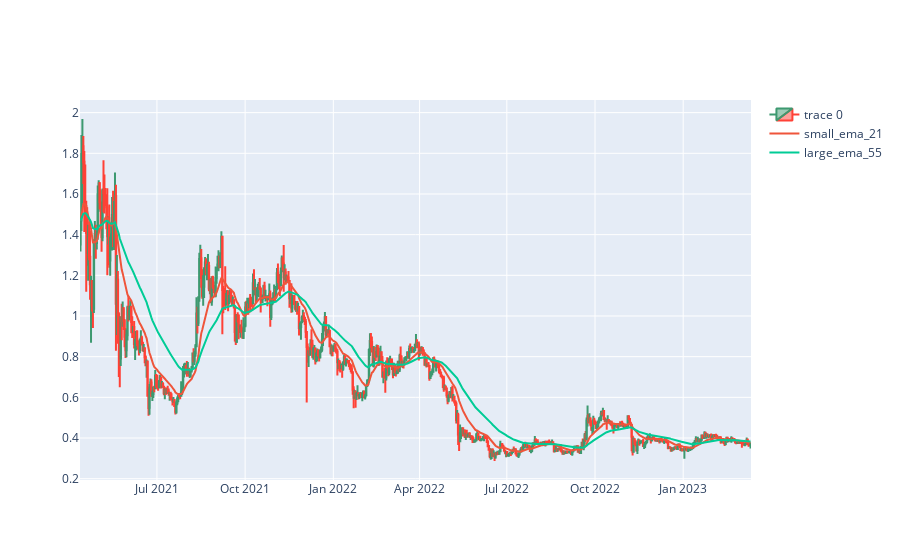

Notebook cell for this chart:
### Code cell
small_ema = 21
large_ema = 55

# balance, stoploss, reward_ratio
ttr = Tester(4000, 0.001, 10)
# ticker_data, ticker_size,  ticket_size, small_ema, large_ema
ttr.init(ticker_data, 2000, small_ema, large_ema)
# small_ema, large_ema
ttr.chart(small_ema, large_ema)
# run backtesting
ttr.run()
ttr.stats()

t_book2 = ttr.trade_book
profitables = ttr.profitable_trades
losers = ttr.losing_trades

### Figure 1 — Plotly figure (JSON) as saved in the notebook; plotly's stock layout.template omitted (floating-point values rounded to 4 significant figures; data arrays with more than 128 entries replaced by an {"elided": "..."} marker saying what was removed)
{"data": [{"close": {"elided": "700 float values"}, "high": {"elided": "700 float values"}, "low": {"elided": "700 float values"}, "open": {"elided": "700 float values"}, "type": "candlestick", "x": {"elided": "700 str values"}}, {"name": "small_ema_21", "type": "scatter", "x": {"elided": "700 str values"}, "y": {"elided": "700 float values"}}, {"name": "large_ema_55", "type": "scatter", "x": {"elided": "700 str values"}, "y": {"elided": "700 float values"}}], "layout": {"xaxis": {"rangeslider": {"visible": false}}}}
